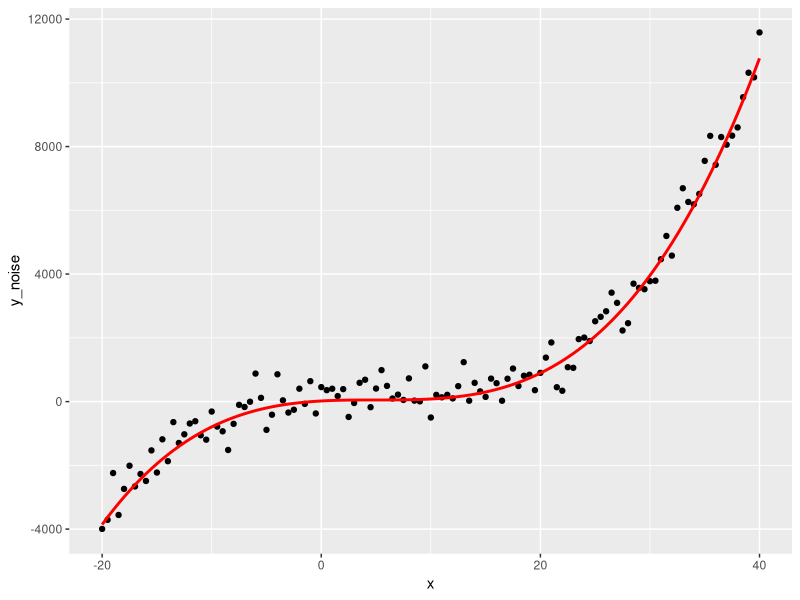
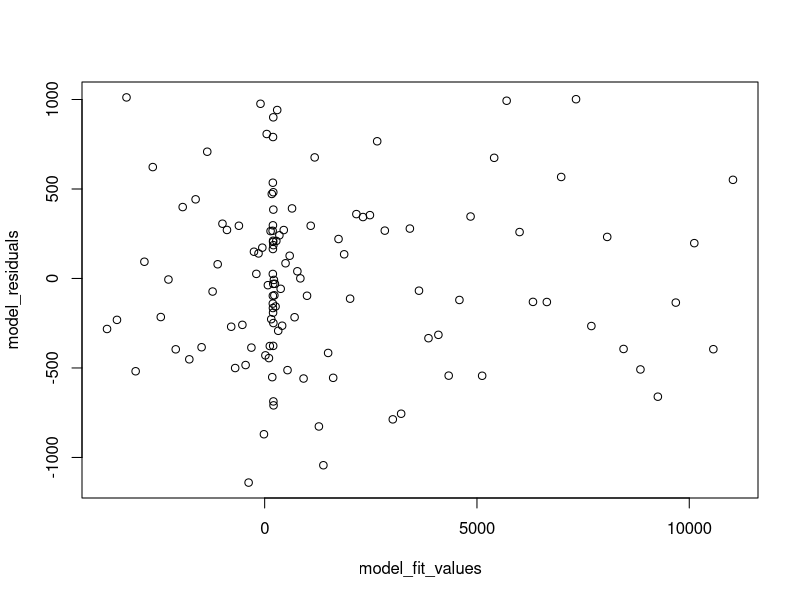
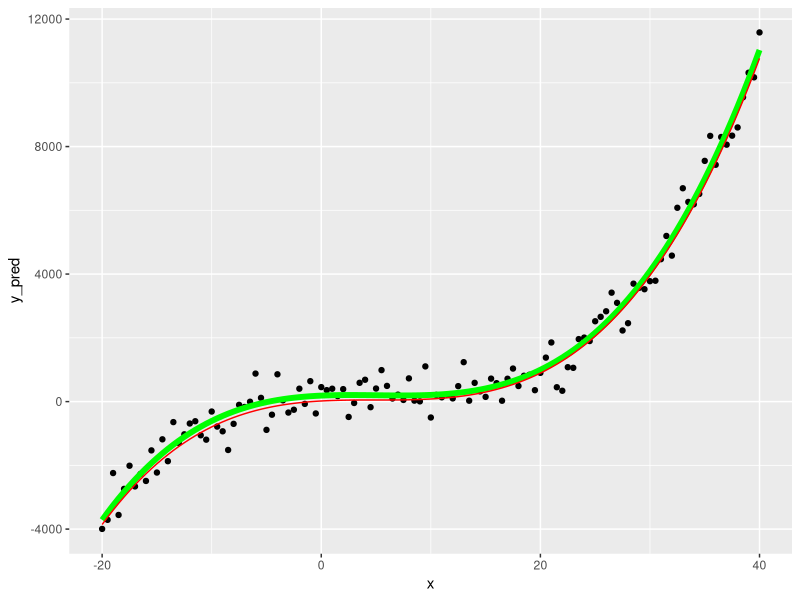

Source code (R) for these figures, in order:
## ---- chunk 1
knitr::opts_chunk$set(echo = TRUE)
## ---- chunk 2
suppressPackageStartupMessages(library(dplyr))
suppressPackageStartupMessages(library(ggplot2))
## ---- chunk 3
sample_data <- tibble(x = seq(-20, 40, 0.5),
                      y = 50 + 0.25 * (x-5)**3,
                      y_noise = y + rnorm(n = length(y),
                                          mean = 100,
                                          sd = 500))
## ---- chunk 4
g <- ggplot(sample_data, aes(x = x,
                             y = y_noise))
g <- g + geom_point()

g <- g + geom_line(aes(y = y), col= "red", size = 1)
g
## ---- chunk 5
model_lin <- lm(data=sample_data,
                formula = y_noise ~ x)
## ---- chunk 6
summary(model_lin)
## ---- chunk 7
model_quad <- lm(data = sample_data,
                 formula = y_noise ~ x + I(x^2))

summary(model_quad)
## ---- chunk 8
model_poly <- lm(data = sample_data,
                 formula = y_noise ~ x + I(x^2) + I(x^3))

summary(model_poly)

## ---- chunk 9
model_poly <- lm(data = sample_data,
                 formula = y_noise ~ poly(x, 3))
## ---- chunk 10
summary(model_poly)
## ---- chunk 11
model_fit_values <- fitted(model_poly)
model_residuals <- residuals(model_poly)
plot(model_fit_values, model_residuals)
## ---- chunk 12
sample_data$y_pred <- predict(object = model_poly,
                              newdata = sample_data)
## ---- chunk 13
g <- ggplot(sample_data, aes(x, y_pred))
g <- g + geom_point(aes(y = y_noise))
g <- g + geom_line(col = "green", size = 2)
g <- g + geom_line(data = sample_data, aes(x, y), col = "red")
g
## ---- chunk 14
model_summary <- summary(model_poly)
model_summary$adj.r.squared
